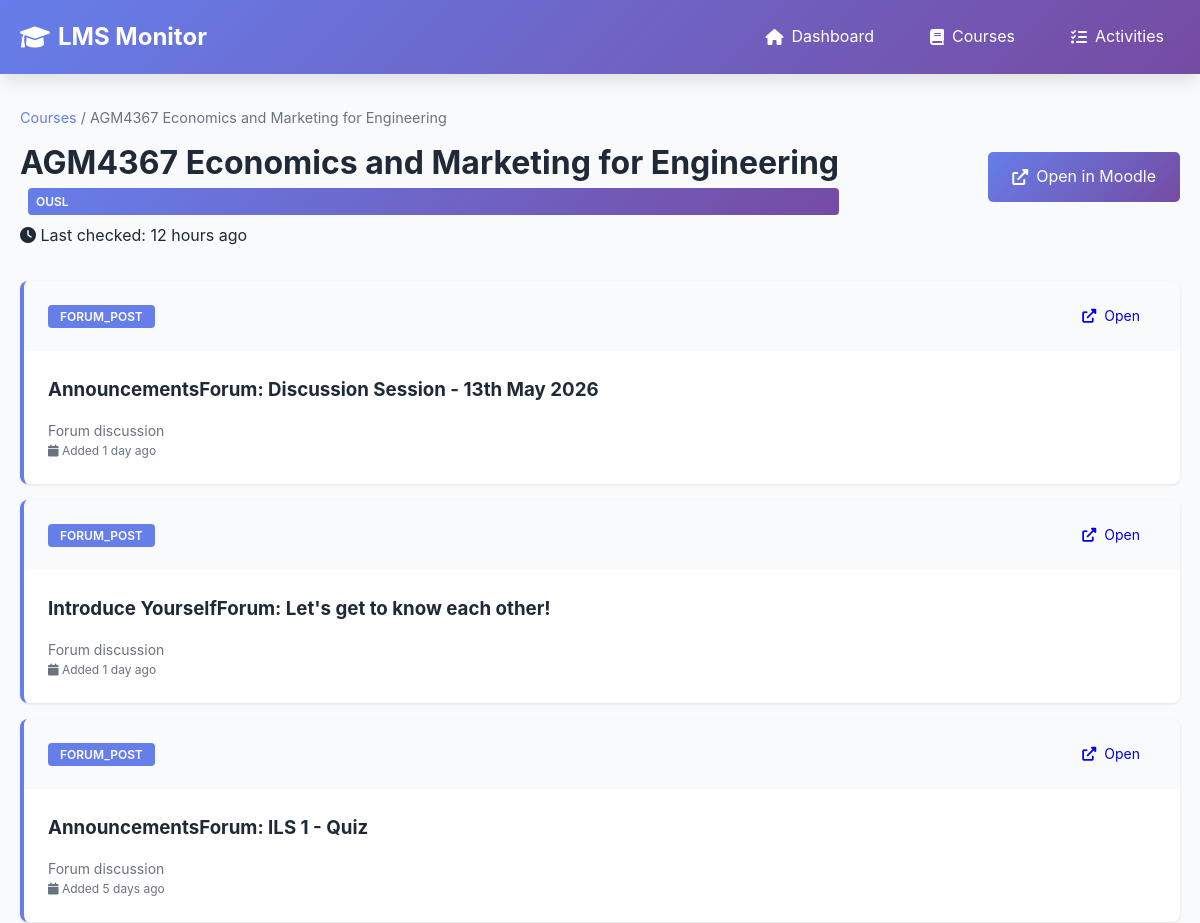
Page /course/ousl_3361 (upper part) on the earlier database version.
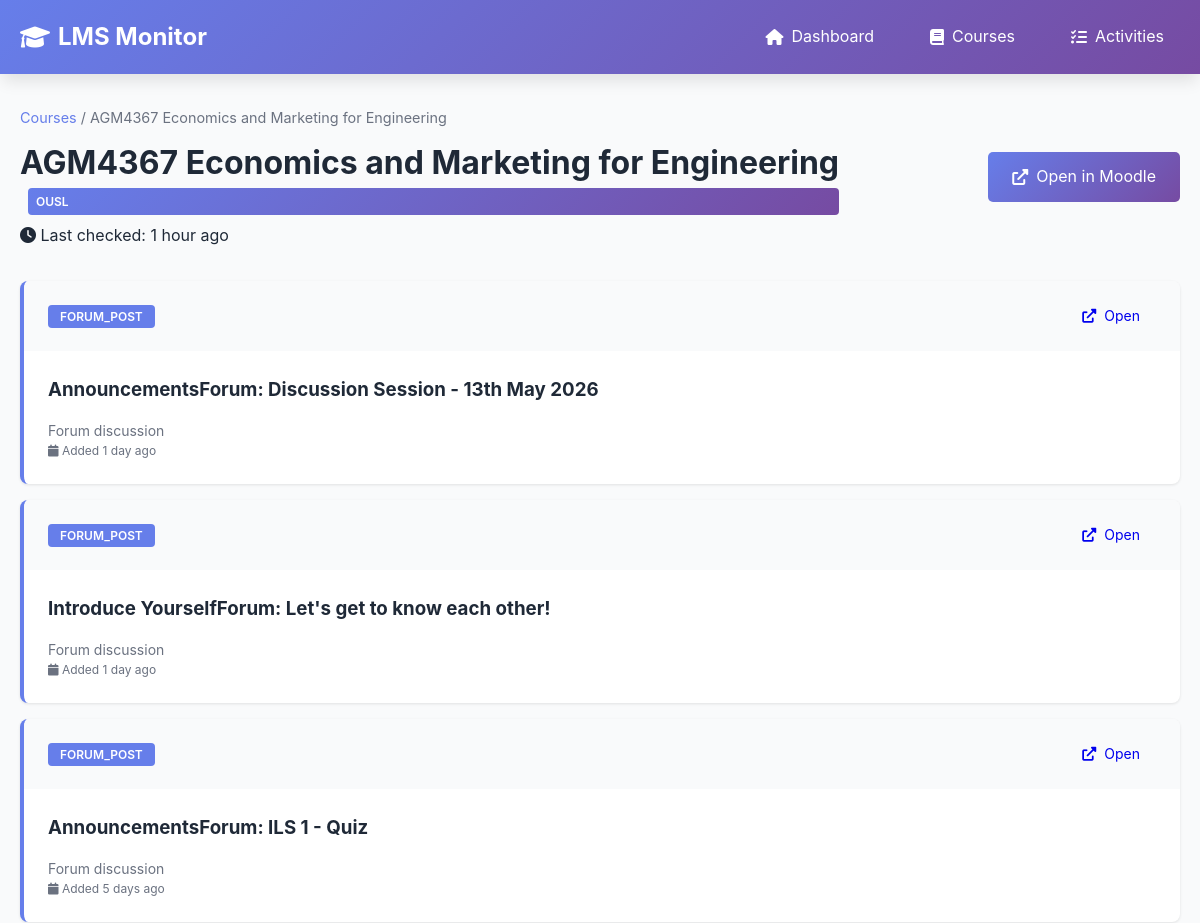
Same page on the later database version.
### tables this page shows
CREATE TABLE courses (
                id INTEGER PRIMARY KEY AUTOINCREMENT,
                course_id TEXT UNIQUE NOT NULL,
                lms_name TEXT NOT NULL,
                course_name TEXT NOT NULL,
                course_url TEXT,
                first_seen TIMESTAMP DEFAULT CURRENT_TIMESTAMP,
                last_checked TIMESTAMP DEFAULT CURRENT_TIMESTAMP
            );

### app.py (the view)
@app.route('/course/<course_id>')
def course_detail(course_id):
    activities = db.get_activities_by_course(course_id)
    courses = db.get_all_courses()
    course = next((c for c in courses if c['course_id'] == course_id), None)
    return render_template('course_detail.html', course=course, activities=activities)

### database.py (called while the page is built)
    def get_connection(self):
        return sqlite3.connect(self.db_path)

    def get_all_courses(self, lms_name: str = None) -> List[Dict[str, Any]]:
        conn = self.get_connection()
        cursor = conn.cursor()
        if lms_name:
            cursor.execute("""
                SELECT course_id, lms_name, course_name, course_url, first_seen, last_checked
                FROM courses
                WHERE lms_name = ?
                ORDER BY course_name
            """, (lms_name,))
        else:
            cursor.execute("""
                SELECT course_id, lms_name, course_name, course_url, first_seen, last_checked
                FROM courses
                ORDER BY lms_name, course_name
            """)
        columns = [desc[0] for desc in cursor.description]
        courses = [dict(zip(columns, row)) for row in cursor.fetchall()]
        conn.close()
        return courses

### templates/course_detail.html (shortened to what this page needs)
{% extends "base.html" %}  {% block content %} {% if
course %}
<div class="page-header">
  <div>
    <div class="breadcrumb">
      <a href="/courses">Courses</a> / {{ course.course_name }}
    </div>
    <h1>{{ course.course_name }}</h1>
    <div class="course-meta">
      <span class="lms-badge">{{ course.lms_name }}</span>
      <span
        ><i class="fas fa-clock"></i> Last checked: {{
        course.last_checked|timeago }}</span
      >
    </div>
  </div>
  {% if course.course_url %}
  <a href="{{ course.course_url }}" target="_blank" class="btn btn-primary">
    <i class="fas fa-external-link-alt"></i> Open in Moodle
  </a>
  {% endif %}
</div>
{% if activities %}
<div class="activities-container">
  {% for activity in activities %}
  <div class="activity-card {% if activity.is_new %}new{% endif %}">
    <div class="activity-card-header">
      <div>
        <span class="activity-type">{{ activity.activity_type }}</span>
      </div>
      {% if activity.url %}
      <a href="{{ activity.url }}" target="_blank" class="btn btn-small">
        <i class="fas fa-external-link-alt"></i> Open
      </a>
      {% endif %}
    </div>
    <div class="activity-card-body">
      <h3>{{ activity.title }}</h3>
       {% if activity.description %}
      <p class="activity-description">{{ activity.description }}</p>
      {% endif %}
      <p class="activity-time">
        <i class="fas fa-calendar"></i> Added {{ activity.first_seen|timeago }}
      </p>
    </div>
  </div>
  {% endfor %}
</div>
{% else %}
<div class="empty-state-large">
  <i class="fas fa-tasks"></i>
  <h2>No Activities Yet</h2>
  <p>This course doesn't have any activities tracked yet.</p>
</div>
{% endif %} {% endif %} {% endblock %}

Differences in the rows shown:
changed courses "AGM4367 Economics and Marketing for Engineering": last_checked "12 hours ago" → "1 hour ago"
